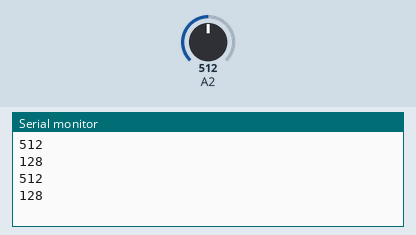
Simulated run of this sketch. Board: Arduino Uno, built with avr-gcc and run on an emulated ATmega328P. On the bench: the last lines printed to the serial monitor. Inputs (shaded band) come from the test bench; at power-on: A2 = 512.

Above: at 1.8 s.
1.9 s: A2 set to 716
At 2.8 s:
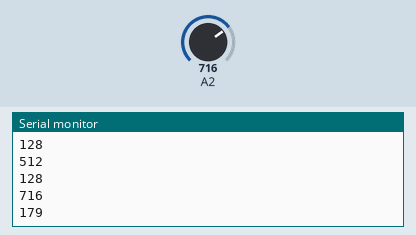
3.4 s: A2 set to 900
At 4.4 s:
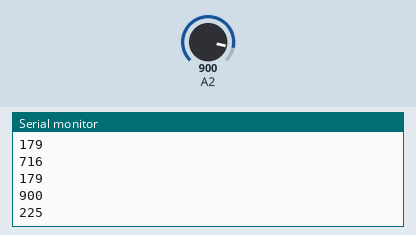
Timing chart, 0 to 6.4 s (numbered marks = the images above; inputs shaded):
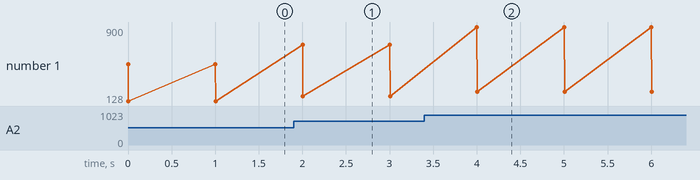

Measured:
- after the input at 1.9 s, the serial monitor: prints a new line after 0.10 s (image 1)
- after the input at 3.4 s, the serial monitor: prints a new line after 0.60 s (image 2)
- plotted number 1: 128 → 179 after the input at 1.9 s, 179 → 225 after the input at 3.4 s

The sketch:

cdsval.ino
```cpp
int cdsval = 0;

void setup(){
    Serial.begin(9600);
}

void loop(){
    cdsval = analogRead(10);
    Serial.println(cdsval);
    Serial.println(cdsval/4);
    Serial.println();
    delay(1000);
}
```
